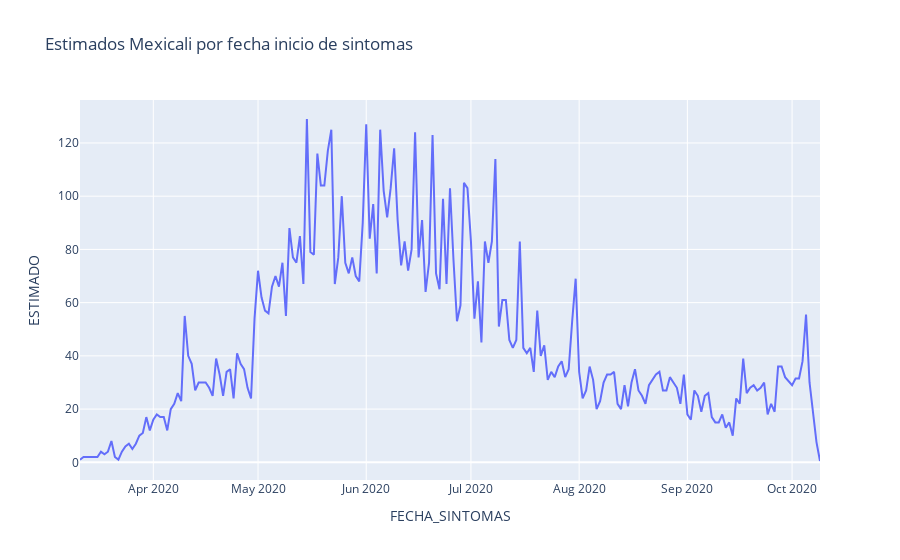

Notebook cell for this chart:
### Markdown cell above
## Casos Estimados Mexicali

### Code cell
df_src = pd.read_csv('./newest/201011COVID19MEXICO.csv', encoding = "ISO-8859-1")

df = df_src.loc[df_src['ENTIDAD_RES'] == 2] #entidad = Baja California
df = df.loc[df['MUNICIPIO_RES'] == 2] # municipio = mexicali
df = df.loc[(df['RESULTADO_LAB'] == 1) | (df['RESULTADO_LAB'] == 3)] # resultado = positivo SARS-COV-2 o Pendiente
df = df[['FECHA_SINTOMAS','RESULTADO_LAB']]

df.loc[df['RESULTADO_LAB'] == 1, 'CONFIRMADO'] = ['1']
df.loc[df['RESULTADO_LAB'] == 3, 'SOSPECHOSO'] = ['1']
df_by_date = df.groupby("FECHA_SINTOMAS",as_index=False).count()
df_by_date["SOSPECHOSO"] = pd.to_numeric(df_by_date["SOSPECHOSO"])
df_by_date["CONFIRMADO"] = pd.to_numeric(df_by_date["CONFIRMADO"])
# df['SOSPECHOSO'] = df['SOSPECHOSO'].astype(int)

df_by_date['ESTIMADO'] = df_by_date['CONFIRMADO'] + (df_by_date['SOSPECHOSO']/2)
df_by_date

fig = px.line(df_by_date, df_by_date.FECHA_SINTOMAS, df_by_date.ESTIMADO, 
              title='Estimados Mexicali por fecha inicio de sintomas')
fig.show()

### Figure 1 — Plotly figure (JSON) as saved in the notebook; plotly's stock layout.template omitted (floating-point values rounded to 4 significant figures; data arrays with more than 128 entries replaced by an {"elided": "..."} marker saying what was removed)
{"data": [{"hovertemplate": "FECHA_SINTOMAS=%{x}<br>ESTIMADO=%{y}<extra></extra>", "legendgroup": "", "line": {"color": "#636efa", "dash": "solid"}, "mode": "lines", "name": "", "orientation": "v", "showlegend": false, "type": "scatter", "x": {"elided": "211 str values"}, "xaxis": "x", "y": {"elided": "211 float values"}, "yaxis": "y"}], "layout": {"legend": {"tracegroupgap": 0}, "title": {"text": "Estimados Mexicali por fecha inicio de sintomas"}, "xaxis": {"anchor": "y", "domain": [0, 1], "title": {"text": "FECHA_SINTOMAS"}}, "yaxis": {"anchor": "x", "domain": [0, 1], "title": {"text": "ESTIMADO"}}}}
